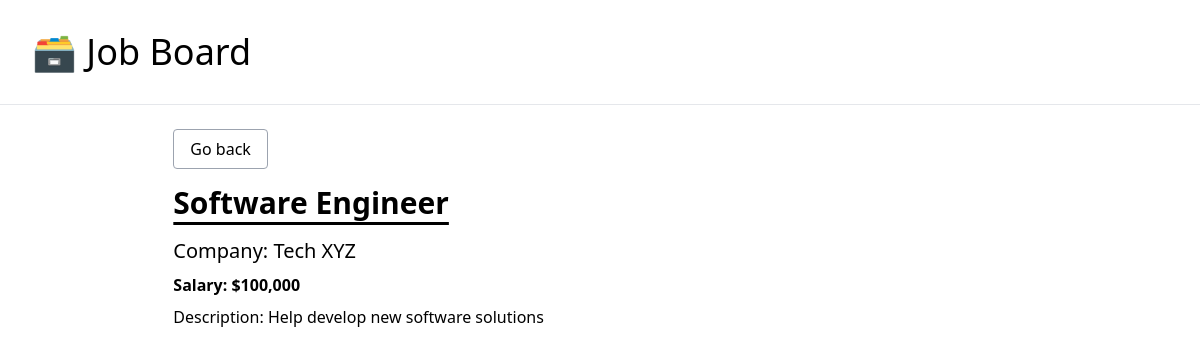
The app's page /job/1/ with its own data.
### job_board/models.py (models this page shows, shortened)
class JobPosting(models.Model):
    title = models.CharField(max_length=200)
    description = models.TextField()
    company = models.CharField(max_length=255)
    salary = models.IntegerField()
    is_active = models.BooleanField(default=False)

### job_board/views.py (the view)
# urls.py: path('job/<int:pk>/', views.job_detail, name='job-detail'),
def job_detail(request, pk):
    posting = get_object_or_404(JobPosting, pk=pk, is_active=True)
    context = {
        "posting": posting
    }
    return render(request, 'job_board/detail.html', context)

### job_board/templates/job_board/detail.html
{% extends 'job_board/_base.html' %}
{% load humanize %}
{% block content %}
<div class="w-10/12 mx-auto">
    <p class="pb-6"><a href="{% url 'home' %}" class="border border-gray-400 rounded px-4 py-2 hover:bg-gray-200">Go back</a></p>
    <h1 class="text-3xl font-semibold pb-4 underline underline-offset-8">{{posting.title}}</h1>
    <p class="pb-2 text-xl">Company: {{posting.company}}</p>
    <p class="pb-2 font-semibold">Salary: ${{posting.salary|intcomma}}</p>
    <p>Description: {{posting.description}}</p>
</div>
{% endblock content %}

### records on screen
JobPosting: title "Software Engineer", company "Tech XYZ", salary "100,000", description "Help develop new software solutions"
